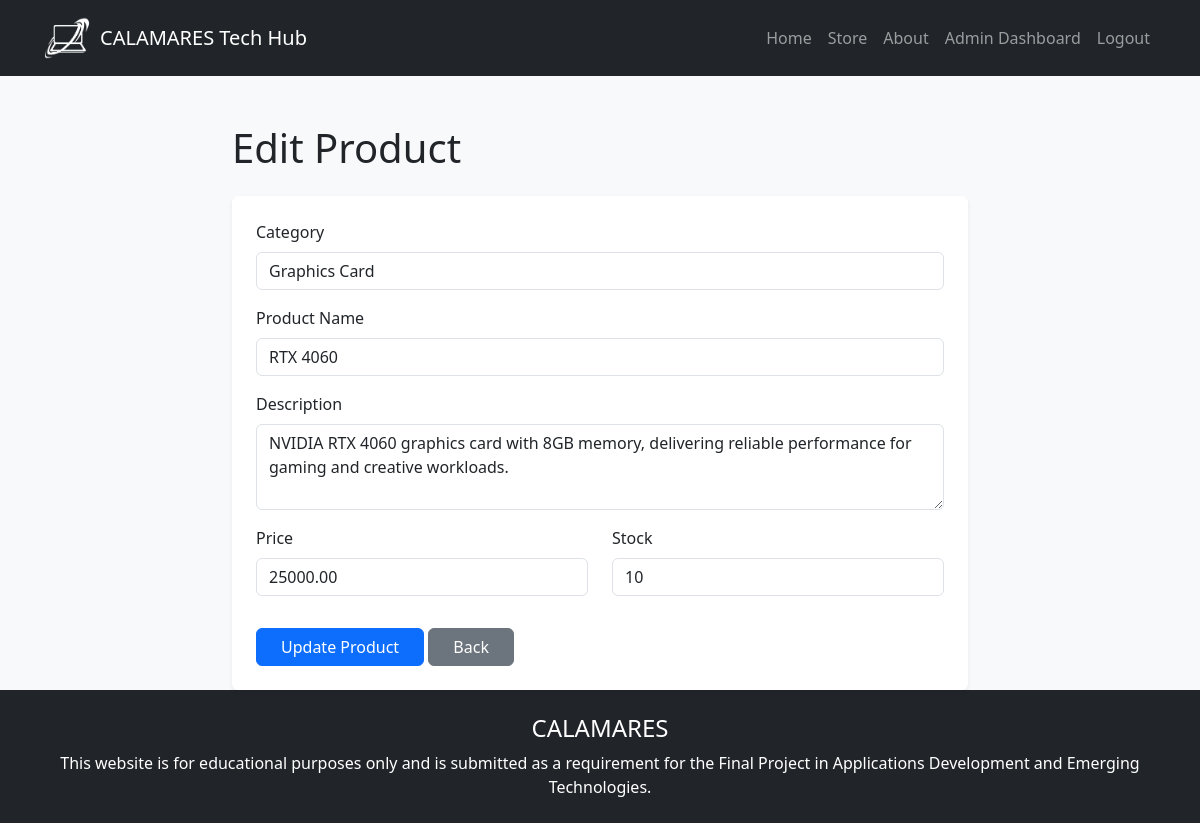
Screenshot of /admin/edit_product.php?id=2 (signed in) with the database file from the repository.
### tables this page shows
CREATE TABLE `products` (
  `id` int NOT NULL,
  `category` varchar(50) DEFAULT NULL,
  `product_name` varchar(100) DEFAULT NULL,
  `description` text,
  `price` decimal(10,2) DEFAULT NULL,
  `stock` int DEFAULT NULL,
  `image` varchar(255) DEFAULT NULL
);

### admin/edit_product.php (the view, shortened to what this page needs)
<?php
include("../includes/db.php");
$id = $_GET['id'];
$result = mysqli_query(
    $conn,
    "SELECT * FROM products
    WHERE id='$id'"
);
$product = mysqli_fetch_assoc($result);
?>
<!DOCTYPE html>
<html>
<head>
    <link href="https://cdn.jsdelivr.net/npm/bootstrap@5.3.3/dist/css/bootstrap.min.css" rel="stylesheet">
</head>
<body class="bg-light d-flex flex-column min-vh-100">
    <?php include("../includes/navbar.php"); ?>
    <div class="container mt-5 flex-grow-1">
        <div class="row justify-content-center">
            <div class="col-md-8">
                <h1 class="mb-4">
                    Edit Product
                </h1>
                <div class="card shadow-sm border-0">
                    <div class="card-body p-4">
                        <form method="POST">
                            <div class="mb-3">
                                <label class="form-label">Category</label>
                                <input type="text"
                                       name="category"
                                       class="form-control"
                                       value="<?php echo $product['category']; ?>"
                                       required>
                            </div>
                            <div class="mb-3">
                                <label class="form-label">Product Name</label>
                                <input type="text"
                                       name="product_name"
                                       class="form-control"
                                       value="<?php echo $product['product_name']; ?>"
                                       required>
                            </div>
                            <div class="mb-3">
                                <label class="form-label">Description</label>
                                <textarea
                                    name="description"
                                    class="form-control"
                                    rows="3"
                                    required><?php echo $product['description']; ?></textarea>
                            </div>
                            <div class="row">
                                <div class="col-md-6 mb-3">
                                    <label class="form-label">Price</label>
                                    <input type="number"
                                           step="0.01"
                                           name="price"
                                           class="form-control"
                                           value="<?php echo $product['price']; ?>"
                                           required>
                                </div>
                                <div class="col-md-6 mb-3">
                                    <label class="form-label">Stock</label>
                                    <input type="number"
                                           name="stock"
                                           class="form-control"
                                           value="<?php echo $product['stock']; ?>"
                                           required>
                                </div>
                            </div>
                            <div class="mt-3">
                                <button type="submit"
                                        name="update"
                                        class="btn btn-primary px-4">
                                    Update Product
                                </button>
                                <a href="view_products.php" class="btn btn-secondary px-4">
                                    Back
                                </a>
                            </div>
                        </form>
                    </div>
                </div>
            </div>
        </div>
    </div>
    <?php include("../includes/footer.php"); ?>
</body>
</html>

### rows the page displays
products: category "Graphics Card", product_name "RTX 4060", description "NVIDIA RTX 4060 graphics card with 8GB memory, delivering reliable performance for gaming and creative workloads.", price "25000.00", stock "10"
